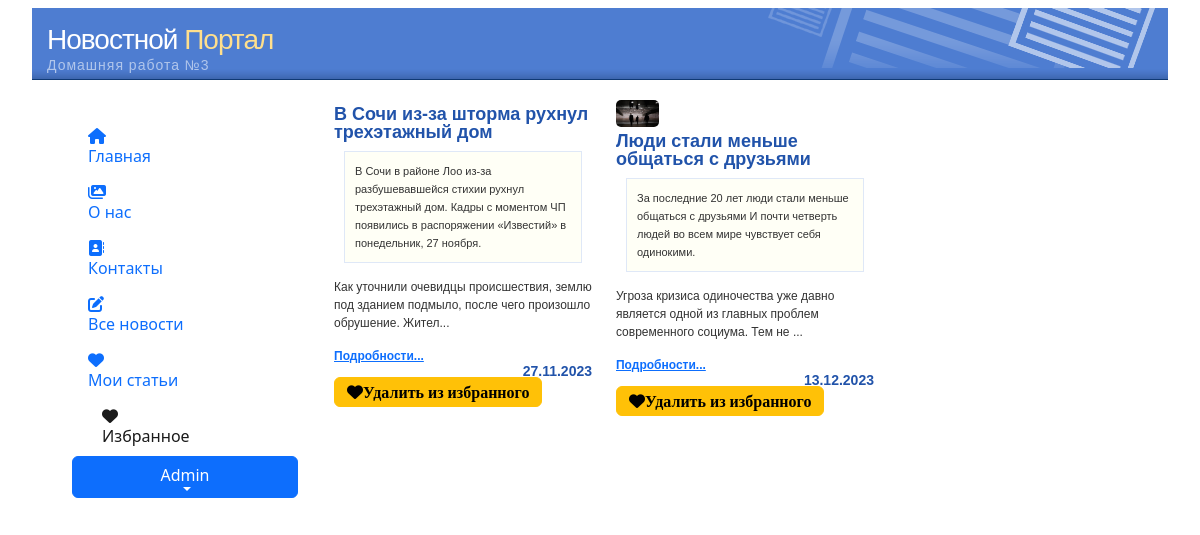
The page /news/myarticles (signed in) on the database its author committed.
### news/models.py (models this page shows, shortened)
class Article(models.Model):
    categories = (('E','Economics'),
                  ('S','Science'),
                  ('IT','IT'))
    author = models.ForeignKey(User, on_delete=models.SET_NULL, null=True, verbose_name='Автор')
    title = models.CharField('Заголовок', max_length=50, default='')
    anouncement = models.TextField('Аннотация', max_length=250)
    text = models.TextField('Текст новости')
    date = models.DateTimeField('Дата создания', auto_now=True)
    category = models.CharField(choices=categories, max_length=50, default='', verbose_name='Категория')
    tags = models.ManyToManyField(to=Tag, blank=True, verbose_name='Тэги')
    slug = models.SlugField()
    def get_absolute_url(self):
        return f'/news/show/{self.id}'
    class Meta:
        ordering = ['title', 'date']
        verbose_name = 'Новость'
        verbose_name_plural = 'Новости'

class Image(models.Model):
    article = models.ForeignKey(Article, on_delete=models.CASCADE)
    name = models.CharField(max_length=50, blank=True)
    image = models.ImageField(upload_to='article_images/')

### news/views.py (the view)
# urls.py: path('myarticles', views.myarticles, name='myarticles'),
def myarticles(request):
    user = request.user
    articles = Article.objects.filter(favoritearticle__user=user)
    p = Paginator(articles, 2)
    page_number = request.GET.get('page')
    page_obj = p.get_page(page_number)
    context = {'articles': page_obj}
    return render(request, 'news/myarticles.html', context)

### users/templatetags/users_extras.py (called while the page is built)
@register.filter(name="has_group")
def has_group(user,group_name):
    return user.groups.filter(name=group_name).exists()

### news/templates/news/myarticles.html (shortened to what this page needs)
{% extends 'home01/index.html' %}
{% load static %}
{% load bootstrap5 %}
{% block content %}
 <div id="content" >
  <div class="container-fluid">
       <div class="row">
           {% for articl in articles %}
               <div id="news" class="col-xs-4 col-sm-4 col-md-4 col-lg-4">
               {% if articl.image_set.all %}
                    <div class="col-xs-4 col-sm-4 col-md-4 col-lg-4">
                        <img src="{{ articl.image_set.all.0.image.url }}"
                             style="width:50%; height:auto; border-radius:5px;">
                    </div>
               {% endif %}
               <h3>{{ articl.title }}</h3>
                   <div class='featurebox_side'>{{ articl.anouncement }}</div>
                   <p>{{ articl.text|slice:":100" }}...</p>
                   <p class="lead mb-0"><a href="{{ articl.get_absolute_url }}" class="fw-bold">Подробности...</a></p>
                <h4 align="right">{{articl.date|date:"d.m.Y" }}</h4>
               <a class="btn btn-warning" href="{% url 'favorites' articl.pk %}"><i class="fa fa-heart">Удалить из избранного</i></a>
           </div>
           {% endfor %}
      </div>
   </div>
  </div>
  </div>
{% endblock %}

### home01/templates/home01/left_sidebar.html (shortened to what this page needs)
{% load bootstrap5 %}
{% load static %}
{% bootstrap_css %}
{% load users_extras %}
            <div class="tm-sidebar">
                <nav class="tm-nav">
                    <div>
                     <ul  class="nav nav-pills flex-column mb-auto">
                            <li class="nav-item">
                                <a href="{% url 'news_index' %}"
                                {% if request.resolver_match.view_name == 'news_index' %} class="nav-link current link-active"{% else %} class="nav-link" {% endif %}>
                                    <i class="fa fa-house menu-icon"></i>
                                    <div class="d-none d-lg-block">Главная</div>
                                </a>
                            </li>
                            <li class="nav-item">
                                <a href="{% url 'about' %}"
                                   {% if request.resolver_match.view_name == 'about' %} class="nav-link current link-active"{% else %} class="nav-link" {% endif %}>
                                    <i class="fas fa-images nav-icon"></i>
                                    <div class="d-none d-lg-block">О нас</div>
                                </a>
                            </li>
                            <li class="nav-item">
                                <a href="{% url 'contact' %}"
                                   {% if request.resolver_match.view_name == 'contact' %} class="nav-link current link-active"{% else %} class="nav-link" {% endif %}>
                                    <i class="fas fa-address-book nav-icon"></i>
                                    <div class="d-none d-lg-block">Контакты</div>
                                </a>
                            </li>
                            <li class="nav-item">
                                <a href="{% url 'all_news' %}"
                                {% if request.resolver_match.view_name == 'all_news' %} class="nav-link current" {% else %} class="nav-link" {% endif %}>
                                    <i class="fas fa-pen-to-square nav-icon"></i>
                                    <div class="d-none d-lg-block">Все новости</div>
                                </a>
                            </li>
{% if request.user|has_group:"Autors" %}
<li class="nav-item">
      <a href="{% url 'mynews' %}"
      {% if request.resolver_match.view_name == 'mynews' %} class="nav-link current" {% else %} class="nav-link" {% endif %}>
        <i class="fas fa-heart nav-icon"></i>
        <div class="d-none d-lg-block">Мои статьи</div>
    </a>
</li>
{% endif %}
{% if request.user.id %}
<li class="nav-item">
      <a href="{% url 'myarticles' %}"
      {% if request.resolver_match.view_name == 'myarticles' %} class="nav-link current" {% else %} class="nav-link" {% endif %}>
        <i class="fas fa-heart nav-icon"></i>
        <div class="d-none d-lg-block">Избранное</div>
    </a>
</li>
{% endif %}
 </ul>
     <div class="dropdown" >
          <button class="dropbtn btn btn-primary dropdown-toggle" type="button" id="dropdownMenuButton1" data-bs-toggle="dropdown" aria-expanded="false">
              {% if request.user.id %}
              <div class="d-none d-lg-block">{{request.user.username}}</div>
              {% else %}
              <div class="d-none d-lg-block">Гость</div>
              {% endif %}
          </button>
</div>
</div>
</nav>
</div>

### home01/static/home01/css/style.css (style rules this page uses)
body { text-align: center; margin-top:10px; margin-bottom:10px; color:#666666; background-color: #666666; }
#content { margin-top: 20px; margin-bottom: 0px; }
#content p { margin-top:15px; margin-bottom: 15px; font-family: verdana, arial, sans-serif; font-size: 12px; line-height: 18px; color: #333333; }
#content h3 { margin-top:5px; margin-bottom: 10px; font-family: verdana, arial, sans-serif; font-size: 18px; font-weight: bold; line-height: 18px; color: #2153AA; }
#content h4 { margin-top:0px;margin-bottom:0px; font-family: verdana, arial, sans-serif; font-size: 14px; font-weight: bold; line-height: 12px; color: #2153AA; }
.featurebox_side { background-color: #fffff6; margin:1px;margin-left:10px;margin-right:10px;margin-bottom:15px; padding:10px; border: 1px solid #DFE8F7; font-family: verdana, arial, sans-serif; font-size: 11px; line-height: 18px; color: #333333; }
.tm-sidebar { background-color: #fff; top: 0; bottom: 0; left: 0; z-index: 1000; padding-left: 40px; padding-top: 40px; width: 100%; }
.tm-nav { display: flex; flex-direction: column; justify-content: space-between; height: 100%; }
.nav-link { position: relative; padding-top: 15px; padding-bottom: 15px; }
.nav-item:hover .nav-link, .nav-link.current { color: #1a1a1a; padding-left: 30px; }
.dropbtn { width: 100%; display: block; align-items: center; justify-content: center; margin-bottom: 1px; }

### rows shown on the page
Article: title "В Сочи из-за шторма рухнул трехэтажный дом", anouncement "В Сочи в районе Лоо из-за разбушевавшейся стихии рухнул трехэтажный дом. Кадры с моментом ЧП появились в распоряжении «Известий» в понедельник, 27 ноября.", text "Как уточнили очевидцы происшествия, землю под зданием подмыло, после чего произошло обрушение. Жител", date "27.11.2023"
Article: image_set.all.0.image (picture), title "Люди стали меньше общаться с друзьями", anouncement "За последние 20 лет люди стали меньше общаться с друзьями И почти четверть людей во всем мире чувствует себя одинокими.", text "Угроза кризиса одиночества уже давно является одной из главных проблем современного социума. Тем не", date "13.12.2023"

### other values the page prints
{{ request.user.username }} "Admin"
